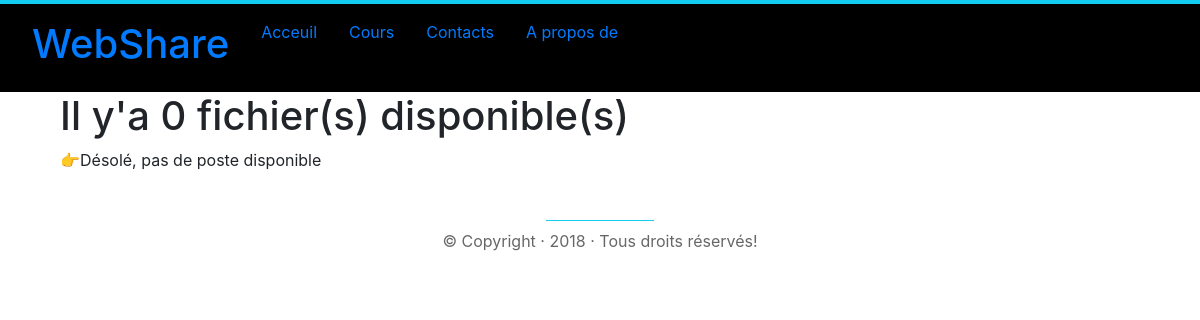
Page /blog/ on the earlier database version.
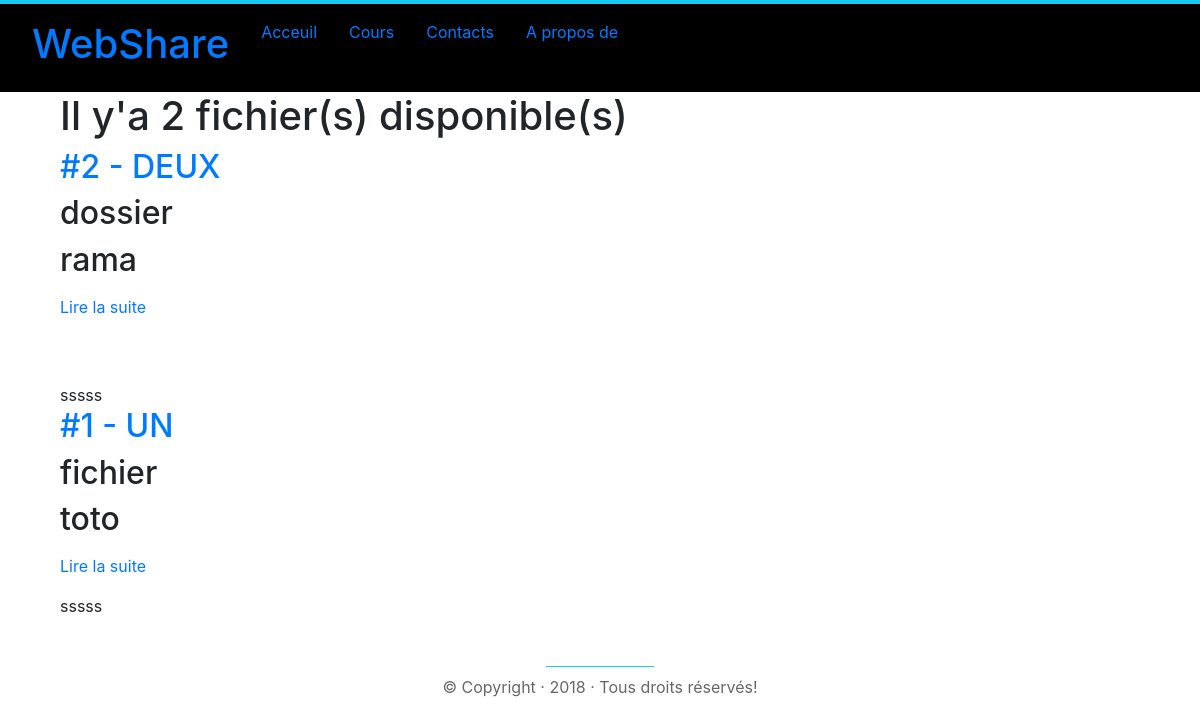
Same page on the later database version.
### blog/models.py (models this page shows, shortened)
class TimespamtedModel(models.Model):
    created_at = models.DateTimeField(auto_now_add=True)
    updated_at = models.DateTimeField(auto_now=True)
    class Meta:
        abstract = True

class Liste(TimespamtedModel):
    title = models.CharField(max_length=50)
    file = models.FileField()
    name = models.CharField(max_length=255)
    tag = models.CharField(max_length=255)

### blog/views.py (the view)
# urls.py: url('', views.index, name = 'index'),
def index(request):
    postes = models.Liste.objects.order_by('-created_at')
    return render(request, 'blog/index.html', {'postes':postes})

### blog/templates/blog/index.html (shortened to what this page needs)
{% extends "layouts/base.html" %}>
{% block content %}
    <h1>Il y'a {{ postes | length }} fichier(s) disponible(s) </h1>
    {% for poste in postes %}
        <article>
            <h2><a href = "{% url 'blog:show' poste.id %}">#{{ poste.id }} - {{ poste.title | upper }}</a></h2>
            <h2>{{ poste.file }}</h2>
            <h2>{{ poste.name }}</h2>
            <p><a href = "{% url 'blog:show' poste.id %}">Lire la suite</a></p>
        </article>
        {% if not forloop.last %}
            <br><br>
        {% endif %}sssss
    {% empty %}
        <p>👉Désolé, pas de poste disponible</p>
    {% endfor %}
{% endblock %}

### templates/layouts/base.html (shortened to what this page needs)
{% load static %}
<!DOCTYPE html>
<html lang="en">
    <head>
        <link rel="stylesheet" type="text/css" href="https://cdnjs.cloudflare.com/ajax/libs/normalize/8.0.1/normalize.min.css">
        <link rel="stylesheet" type="text/css" href="{% static 'css/styles.css' %}">
        <link rel="stylesheet" href="https://stackpath.bootstrapcdn.com/bootstrap/4.1.3/css/bootstrap.min.css">
    </head>
    <body>
        {% include 'layouts/_nav.html' %}
        <div class="wrapper">
            {% block content %}{% endblock %}
            {% include 'layouts/_footer.html' %}
        </div>
    </body>
</html>

### templates/layouts/_nav.html
<nav class="navbar">
    <ul class="nav">
    <li class="nav-item">
        <a class="nav-link " href="#"><h1>WebShare</h1></a>
    </li>
    <li class="nav-item">
        <a class="nav-link " href="{% url 'home' %}">Acceuil</a>
    </li>
    <li class="nav-item">
        <a class="nav-link" href="{% url 'blog:index' %}">Cours</a>
    </li>
    <li class="nav-item">
        <a class="nav-link" href="{% url 'contact' %}">Contacts</a>
    </li>
    <li class="nav-item">
        <a class="nav-link" href="{% url 'about' %}">A propos de</a>
    </li>
    </ul>
</nav>

### templates/layouts/_footer.html
<footer class="footer text-center">
    <p>&copy; Copyright &middot; {% now 'Y' %} &middot; Tous droits réservés!</p>
</footer>

### static/css/styles.css (style rules this page uses)
* { margin: 0; padding: 0; }
.wrapper { width: 1440px; max-width: 90%; margin: 0 auto; }
.text-center { text-align: center; }
body { font-family: 'Open Sans', Helvetica, Arial, sans-serif; background-color: #fefefe; }
.navbar { background-color: #000; border-top: 4px solid #1ce; padding: 1em 0; }
.footer { margin-top: 3em; color: rgba(0,0,0,0.6); }
.footer:before { content: ""; display: block; height: 1px; background-color: #1ce; margin: 0.5em auto; width: 10%; }

Differences in the rows shown:
added Liste: id "2", title "DEUX", file "dossier", name "rama"
added Liste: id "1", title "UN", file "fichier", name "toto"
Other differences:
{{ postes | length }}: "0" → "2"
text no longer shown: "👉Désolé, pas de poste disponible"
